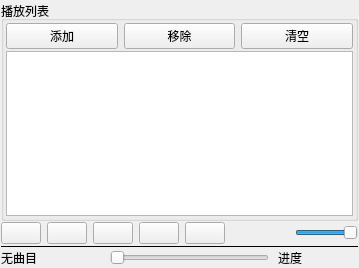
<?xml version="1.0" encoding="UTF-8"?>
<ui version="4.0">
 <class>AudioPlayer</class>
 <widget class="QMainWindow" name="AudioPlayer">
  <property name="geometry">
   <rect>
    <x>0</x>
    <y>0</y>
    <width>359</width>
    <height>268</height>
   </rect>
  </property>
  <property name="windowTitle">
   <string>音乐播放器</string>
  </property>
  <widget class="QWidget" name="centralWidget">
   <layout class="QVBoxLayout" name="verticalLayout_2">
    <property name="spacing">
     <number>1</number>
    </property>
    <property name="leftMargin">
     <number>1</number>
    </property>
    <property name="topMargin">
     <number>1</number>
    </property>
    <property name="rightMargin">
     <number>1</number>
    </property>
    <property name="bottomMargin">
     <number>1</number>
    </property>
    <item>
     <widget class="QGroupBox" name="groupBox">
      <property name="title">
       <string>播放列表</string>
      </property>
      <layout class="QVBoxLayout" name="verticalLayout">
       <property name="spacing">
        <number>2</number>
       </property>
       <property name="leftMargin">
        <number>2</number>
       </property>
       <property name="topMargin">
        <number>2</number>
       </property>
       <property name="rightMargin">
        <number>2</number>
       </property>
       <property name="bottomMargin">
        <number>2</number>
       </property>
       <item>
        <layout class="QHBoxLayout" name="horizontalLayout_3">
         <item>
          <widget class="QPushButton" name="btnAdd">
           <property name="text">
            <string>添加</string>
           </property>
           <property name="icon">
            <iconset resource="res.qrc">
             <normaloff>:/images/images/316.bmp</normaloff>:/images/images/316.bmp</iconset>
           </property>
          </widget>
         </item>
         <item>
          <widget class="QPushButton" name="btnRemove">
           <property name="text">
            <string>移除</string>
           </property>
           <property name="icon">
            <iconset resource="res.qrc">
             <normaloff>:/images/images/318.bmp</normaloff>:/images/images/318.bmp</iconset>
           </property>
          </widget>
         </item>
         <item>
          <widget class="QPushButton" name="btnClear">
           <property name="text">
            <string>清空</string>
           </property>
           <property name="icon">
            <iconset resource="res.qrc">
             <normaloff>:/images/images/214.bmp</normaloff>:/images/images/214.bmp</iconset>
           </property>
          </widget>
         </item>
        </layout>
       </item>
       <item>
        <widget class="QListWidget" name="listWidget"/>
       </item>
      </layout>
     </widget>
    </item>
    <item>
     <layout class="QHBoxLayout" name="horizontalLayout">
      <item>
       <widget class="QPushButton" name="btnPlay">
        <property name="toolTip">
         <string>播放</string>
        </property>
        <property name="text">
         <string/>
        </property>
        <property name="icon">
         <iconset resource="res.qrc">
          <normaloff>:/images/images/620.bmp</normaloff>:/images/images/620.bmp</iconset>
        </property>
       </widget>
      </item>
      <item>
       <widget class="QPushButton" name="btnPause">
        <property name="toolTip">
         <string>暂停</string>
        </property>
        <property name="text">
         <string/>
        </property>
        <property name="icon">
         <iconset resource="res.qrc">
          <normaloff>:/images/images/622.bmp</normaloff>:/images/images/622.bmp</iconset>
        </property>
       </widget>
      </item>
      <item>
       <widget class="QPushButton" name="btnStop">
        <property name="toolTip">
         <string>停止</string>
        </property>
        <property name="text">
         <string/>
        </property>
        <property name="icon">
         <iconset resource="res.qrc">
          <normaloff>:/images/images/624.bmp</normaloff>:/images/images/624.bmp</iconset>
        </property>
       </widget>
      </item>
      <item>
       <widget class="QPushButton" name="btnPrevious">
        <property name="toolTip">
         <string>前一曲目</string>
        </property>
        <property name="text">
         <string/>
        </property>
        <property name="icon">
         <iconset resource="res.qrc">
          <normaloff>:/images/images/616.bmp</normaloff>:/images/images/616.bmp</iconset>
        </property>
       </widget>
      </item>
      <item>
       <widget class="QPushButton" name="btnNext">
        <property name="toolTip">
         <string>下一曲目</string>
        </property>
        <property name="text">
         <string/>
        </property>
        <property name="icon">
         <iconset resource="res.qrc">
          <normaloff>:/images/images/630.bmp</normaloff>:/images/images/630.bmp</iconset>
        </property>
       </widget>
      </item>
      <item>
       <spacer name="horizontalSpacer">
        <property name="orientation">
         <enum>Qt::Horizontal</enum>
        </property>
        <property name="sizeHint" stdset="0">
         <size>
          <width>40</width>
          <height>20</height>
         </size>
        </property>
       </spacer>
      </item>
      <item>
       <widget class="QPushButton" name="btnSound">
        <property name="text">
         <string/>
        </property>
        <property name="icon">
         <iconset resource="res.qrc">
          <normaloff>:/images/images/volumn.bmp</normaloff>:/images/images/volumn.bmp</iconset>
        </property>
        <property name="flat">
         <bool>true</bool>
        </property>
       </widget>
      </item>
      <item>
       <widget class="QSlider" name="sliderVolumn">
        <property name="maximum">
         <number>100</number>
        </property>
        <property name="value">
         <number>100</number>
        </property>
        <property name="orientation">
         <enum>Qt::Horizontal</enum>
        </property>
       </widget>
      </item>
     </layout>
    </item>
    <item>
     <widget class="Line" name="line">
      <property name="frameShadow">
       <enum>QFrame::Plain</enum>
      </property>
      <property name="orientation">
       <enum>Qt::Horizontal</enum>
      </property>
     </widget>
    </item>
    <item>
     <layout class="QHBoxLayout" name="horizontalLayout_2">
      <property name="spacing">
       <number>9</number>
      </property>
      <item>
       <widget class="QLabel" name="LabCurMedia">
        <property name="minimumSize">
         <size>
          <width>100</width>
          <height>0</height>
         </size>
        </property>
        <property name="text">
         <string>无曲目</string>
        </property>
       </widget>
      </item>
      <item>
       <widget class="QSlider" name="sliderPosition">
        <property name="tracking">
         <bool>false</bool>
        </property>
        <property name="orientation">
         <enum>Qt::Horizontal</enum>
        </property>
       </widget>
      </item>
      <item>
       <widget class="QLabel" name="LabRatio">
        <property name="minimumSize">
         <size>
          <width>80</width>
          <height>0</height>
         </size>
        </property>
        <property name="text">
         <string>进度</string>
        </property>
       </widget>
      </item>
     </layout>
    </item>
   </layout>
  </widget>
 </widget>
 <layoutdefault spacing="6" margin="11"/>
 <resources>
  <include location="res.qrc"/>
 </resources>
 <connections/>
</ui>
